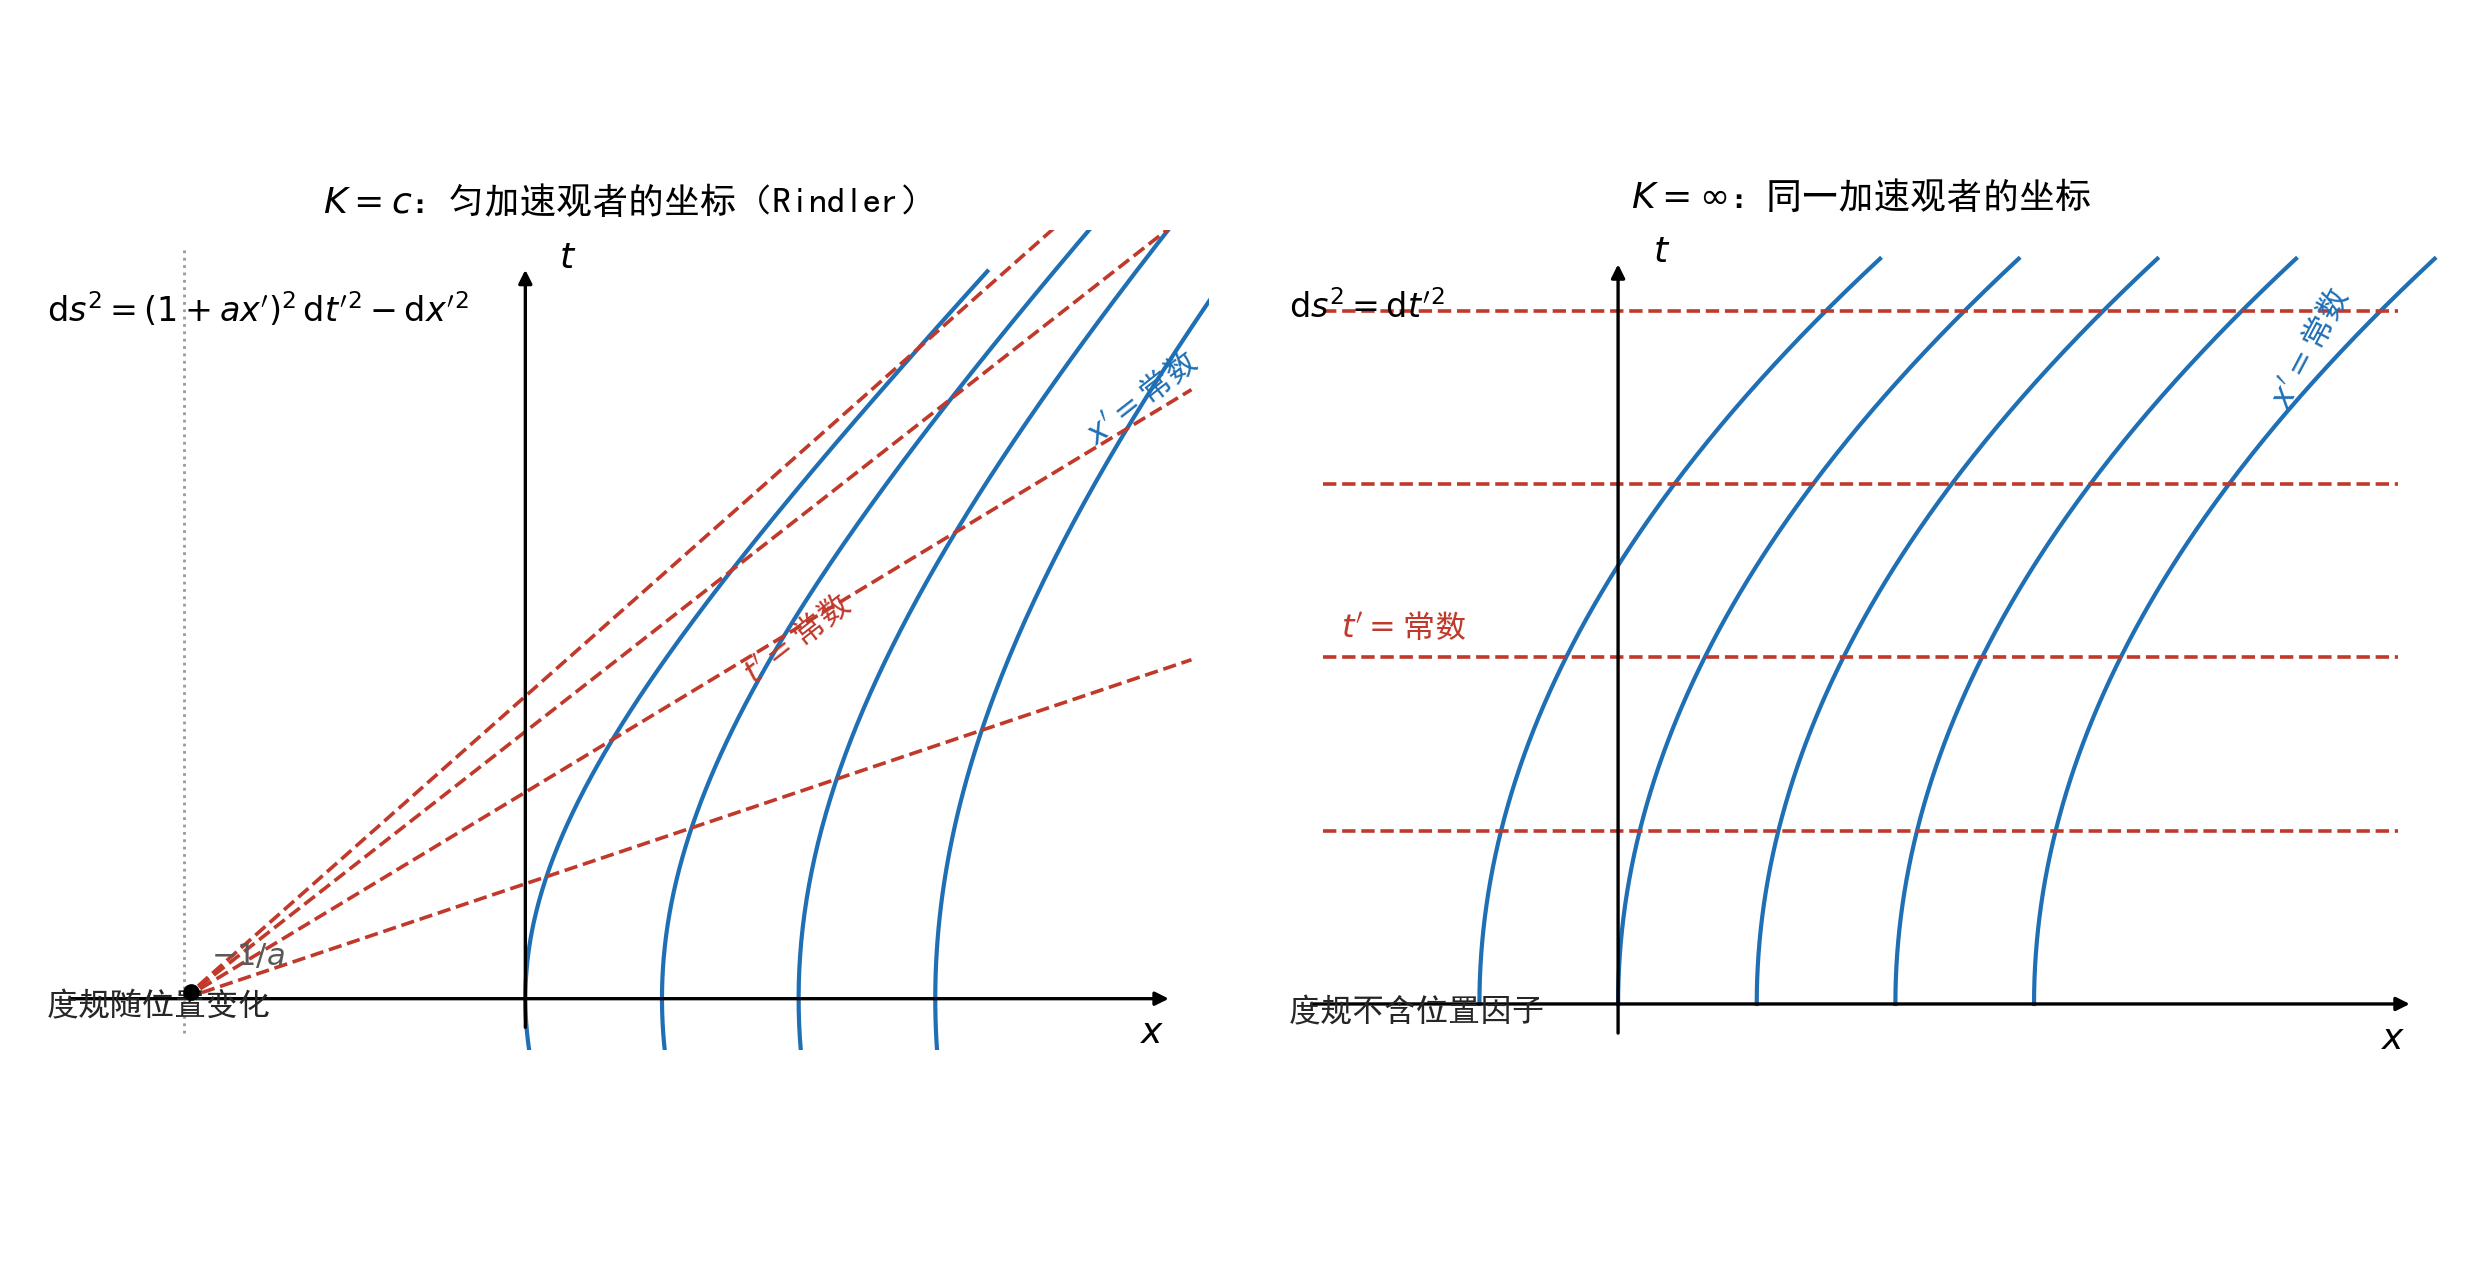

Write the Python code that produced this figure.
# -*- coding: utf-8 -*-
"""
第 14 章配图：非惯性（加速观者自带）坐标下，两支的读数尺度对照。

左 K=c   : Rindler 坐标。t' = const 是过 (-1/a,0) 的斜线，x' = const 是双曲线；
           ds^2 = (1+a x')^2 dt'^2 - dx'^2 —— 度规带位置因子。
右 K=oo  : 加速观者坐标（只平移空间）。t' = const 仍是水平线，x' = const 是抛物线；
           ds^2 = dt'^2 —— 度规不变，加速轨迹不进入。
"""
import numpy as np
import matplotlib
matplotlib.use("Agg")
import matplotlib.pyplot as plt
import sympy as sp

# ------------------------------------------------------------------ 符号核验
t1, x1, a = sp.symbols("t1 x1 a", positive=True)
dt1, dx1 = sp.symbols("dt1 dx1")

tL = (1 / a + x1) * sp.sinh(a * t1)
xL = (1 / a + x1) * sp.cosh(a * t1) - 1 / a
dtL = sp.diff(tL, t1) * dt1 + sp.diff(tL, x1) * dx1
dxL = sp.diff(xL, t1) * dt1 + sp.diff(xL, x1) * dx1
ds2L = sp.simplify(sp.expand(dtL ** 2 - dxL ** 2))
print("洛伦兹支 Rindler : ds^2 =", ds2L)
print("   等于 (1+a x1)^2 dt1^2 - dx1^2 :", sp.simplify(
    ds2L - ((1 + a * x1) ** 2 * dt1 ** 2 - dx1 ** 2)) == 0)

f = sp.Function("f")
tG = t1
xG = x1 + f(t1)
dtG = sp.diff(tG, t1) * dt1 + sp.diff(tG, x1) * dx1
print("伽利略支加速坐标 : ds^2 = dt^2 =", sp.simplify(dtG ** 2))
print("   加速轨迹 f(t1) 是否进入 :", sp.diff(sp.simplify(dtG ** 2), f(t1)) == 0)

plt.rcParams["font.sans-serif"] = ["SimHei", "Microsoft YaHei", "Arial Unicode MS"]
plt.rcParams["axes.unicode_minus"] = False

GREY, BLUE, RED = "#7f7f7f", "#1f6fb5", "#c0392b"
fig, axes = plt.subplots(1, 2, figsize=(12.4, 6.4))

# ============================================================ 左：Rindler
ax = axes[0]
ax.set_aspect("equal")
ax.axis("off")
ax.set_xlim(-1.45, 2.0)
ax.set_ylim(-0.15, 2.25)
ax.set_title("$K=c$：匀加速观者的坐标（Rindler）", fontsize=13)
ax.annotate("", xy=(0, 2.15), xytext=(0, -0.1),
            arrowprops=dict(arrowstyle="-|>", color="k", lw=1.2), zorder=3)
ax.annotate("", xy=(1.9, 0), xytext=(-1.35, 0),
            arrowprops=dict(arrowstyle="-|>", color="k", lw=1.2), zorder=3)
ax.text(0.10, 2.14, "$t$", fontsize=13)
ax.text(1.80, -0.13, "$x$", fontsize=13)

aa = 1.0
tt = np.linspace(-1.5, 1.5, 400)
for xp in [0.0, 0.4, 0.8, 1.2]:                       # x' = 常数：双曲线
    R = 1 / aa + xp
    ax.plot(R * np.cosh(aa * tt) - 1 / aa, R * np.sinh(aa * tt),
            "-", color=BLUE, lw=1.5, zorder=2)
for tp in [0.35, 0.70, 1.05, 1.40]:                   # t' = 常数：斜线
    xs = np.linspace(-1 / aa, 1.95, 100)
    ax.plot(xs, (xs + 1 / aa) * np.tanh(aa * tp), "--", color=RED, lw=1.3, zorder=2)
ax.plot([-1 / aa, -1 / aa], [-0.1, 2.2], ":", color="0.6", lw=1.0, zorder=1)

ax.plot([-1 / aa + 0.02], [0.02], "o", color="k", ms=5, zorder=5)
ax.text(-1 / aa + 0.08, 0.10, "$-1/a$", fontsize=11, color="0.35")
ax.text(1.62, 1.62, "$x'=$常数", fontsize=11.5, color=BLUE, rotation=38)
ax.text(0.62, 0.92, "$t'=$常数", fontsize=11.5, color=RED, rotation=38)
ax.text(-1.40, 1.98, "$\\mathrm{d}s^2=(1+a x')^2\\,\\mathrm{d}t'^2-\\mathrm{d}x'^2$",
        fontsize=12)
ax.text(-1.40, -0.05, "度规随位置变化", fontsize=11.5, color="0.15")

# ============================================================ 右：伽利略加速坐标
ax = axes[1]
ax.set_aspect("equal")
ax.axis("off")
ax.set_xlim(-1.0, 2.4)
ax.set_ylim(-0.15, 2.25)
ax.set_title("$K=\\infty$：同一加速观者的坐标", fontsize=13)
ax.annotate("", xy=(0, 2.15), xytext=(0, -0.1),
            arrowprops=dict(arrowstyle="-|>", color="k", lw=1.2), zorder=3)
ax.annotate("", xy=(2.3, 0), xytext=(-0.9, 0),
            arrowprops=dict(arrowstyle="-|>", color="k", lw=1.2), zorder=3)
ax.text(0.10, 2.14, "$t$", fontsize=13)
ax.text(2.20, -0.13, "$x$", fontsize=13)

acc = 0.5
tv = np.linspace(0, 2.15, 300)
for xp in [-0.4, 0.0, 0.4, 0.8, 1.2]:                 # x' = 常数：抛物线
    ax.plot(xp + 0.5 * acc * tv ** 2, tv, "-", color=BLUE, lw=1.5, zorder=2)
for tp in [0.5, 1.0, 1.5, 2.0]:                       # t' = 常数：水平线
    ax.plot([-0.85, 2.25], [tp, tp], "--", color=RED, lw=1.3, zorder=2)

ax.text(1.86, 1.72, "$x'=$常数", fontsize=11.5, color=BLUE, rotation=62)
ax.text(-0.80, 1.06, "$t'=$常数", fontsize=11.5, color=RED)
ax.text(-0.95, 1.98, "$\\mathrm{d}s^2=\\mathrm{d}t'^2$", fontsize=12)
ax.text(-0.95, -0.05, "度规不含位置因子", fontsize=11.5, color="0.15")

plt.tight_layout()
plt.savefig("twins-noninertial-compare.png", dpi=200, facecolor="white")
print("saved twins-noninertial-compare.png")
